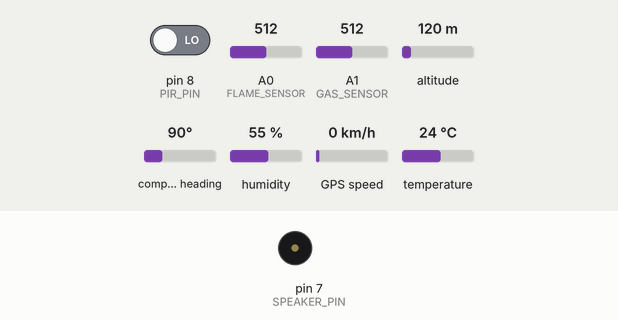
Simulated run of this sketch. Board: Arduino Uno, built with avr-gcc and run on an emulated ATmega328P. Shown: buzzer (waves = sounding). The test bench sets the inputs (shaded band); at power-on: A0 (FLAME_SENSOR) = 512, A1 (GAS_SENSOR) = 512, pin 8 (PIR_PIN) LOW, altitude 120 m, compass heading 90°, humidity 55 %, GPS speed 0 km/h, temperature 24 °C. The GPS gets a fix after 3 s at 37.7749, -122.4194 with 8 satellites; what the sketch prints to the serial monitor is not drawn.

Above: at 1.2 s.
1.3 s: A0 (FLAME_SENSOR) set to 210
5.5 s: A0 (FLAME_SENSOR) set to 184
At 6.5 s:
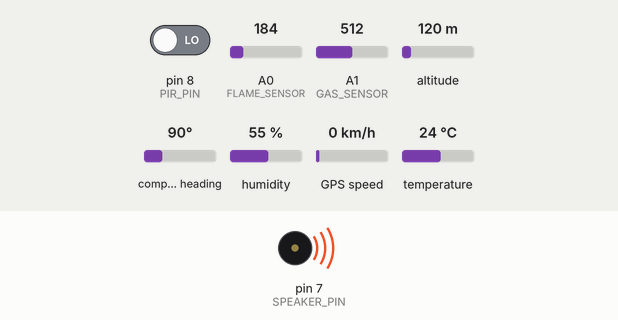
18.0 s: A1 (GAS_SENSOR) set to 795
20.7 s: A1 (GAS_SENSOR) set to 821
Timing chart, 0 to 23.7 s (numbered marks = the images above; inputs shaded):
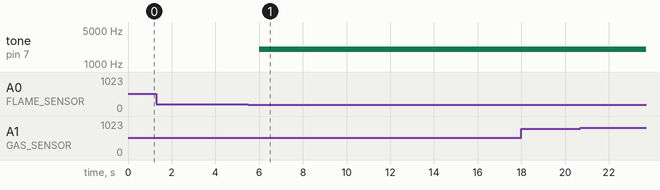

The sketch:

home_safety_node.ino
```cpp
#include <DHT.h>
#include <SoftwareSerial.h>
#include <TinyGPS++.h>
#include <SPI.h>
#include <MFRC522.h>

// Définitions des broches
#define DHTPIN 2          // Broche du capteur DHT22
#define DHTTYPE DHT22     // Type de capteur DHT
#define FLAME_SENSOR A0   // Broche du capteur de flamme
#define GAS_SENSOR A1     // Broche du capteur de gaz
#define PIR_PIN 8         // Broche du capteur PIR (HC-SR501)
#define VEN 12            // Broche de la ventilation
#define SPEAKER_PIN 7     // Broche du buzzer

// Broches pour le GPS NEO
#define GPS_RX 3          // Broche RX du GPS (connectée à TX du GPS)
#define GPS_TX 4          // Broche TX du GPS (connectée à RX du GPS)

// Broches pour le module RFID
#define RFID_SS_PIN 10
#define RFID_RST_PIN 9

// Initialisation des capteurs
DHT dht(DHTPIN, DHTTYPE);

// Initialisation de SoftwareSerial pour le GPS
SoftwareSerial gpsSerial(GPS_RX, GPS_TX);

// Initialisation de TinyGPS++
TinyGPSPlus gps;

// Initialisation du module RFID
MFRC522 rfid(RFID_SS_PIN, RFID_RST_PIN);

// Variables globales
float humidity, temperature;
int valeurGaz, valeurFlamme;
float tensionGaz, Rs;
bool mouvementDetecte = false;  // Variable pour le capteur de mouvement

// Constantes pour le calcul des gaz
#define RL 1000  // Résistance de charge
#define VCC 5.0  // Tension d'alimentation
#define RO 10.0  // Résistance de référence
#define M_CH4 -0.38
#define B_CH4 1.5
#define M_LPG -0.47
#define B_LPG 1.7
#define M_H2 -0.42
#define B_H2 1.6
#define M_CO -0.35
#define B_CO 1.3

float ppm_CH4, ppm_LPG, ppm_H2, ppm_CO;
bool flammeDetectee = false;
unsigned long previousMillis = 0;

void setup() {
    // Initialisation de la communication série
    Serial.begin(9600);
    Serial.println("Initialisation du système...");

    // Initialisation du capteur DHT
    Serial.println("Initialisation du capteur DHT...");
    dht.begin();
    Serial.println("Capteur DHT initialisé.");

    // Initialisation du GPS
    gpsSerial.begin(9600);
    Serial.println("GPS initialisé.");

    // Initialisation du module RFID
    SPI.begin();          // Initialisation du bus SPI
    rfid.PCD_Init();      // Initialisation du module RFID
    Serial.println("RFID initialisé.");

    // Configuration des broches
    pinMode(PIR_PIN, INPUT);      // Broche du capteur de mouvement en entrée
    pinMode(VEN, OUTPUT);
    pinMode(FLAME_SENSOR, INPUT);
    pinMode(SPEAKER_PIN, OUTPUT);  // Configuration de la broche du buzzer en sortie
    digitalWrite(VEN, LOW);

    Serial.println("Setup terminé.");
}

void loop() {
    unsigned long currentMillis = millis();

    // Exécuter toutes les 2000 ms (2 secondes)
    if (currentMillis - previousMillis >= 2000) {
        previousMillis = currentMillis;

        // Lecture des capteurs
        gaz();
        temp();
        flamme();
        mouvement();  // Lecture du capteur de mouvement

        // Lecture des données GPS
        lireGPS();

        // Lecture du RFID
        lireRFID();

        // Envoi des données sur le port série
        ser();
    }
}

// 🔥 Détection de flamme
void flamme() {
    valeurFlamme = analogRead(FLAME_SENSOR);
    flammeDetectee = (valeurFlamme < 200);

    if (flammeDetectee) {
        digitalWrite(VEN, HIGH);
        tone(SPEAKER_PIN, 2000);
    } else {
        digitalWrite(VEN, LOW);
        noTone(SPEAKER_PIN);
    }
}

// 💨 Détection de gaz
void gaz() {
    valeurGaz = analogRead(GAS_SENSOR);
    tensionGaz = valeurGaz * (VCC / 1023.0);
    Rs = ((VCC - tensionGaz) * RL) / tensionGaz;

    ppm_CH4 = pow(10, (M_CH4 * log10(Rs / RO) + B_CH4));
    ppm_LPG = pow(10, (M_LPG * log10(Rs / RO) + B_LPG));
    ppm_H2  = pow(10, (M_H2  * log10(Rs / RO) + B_H2));
    ppm_CO  = pow(10, (M_CO  * log10(Rs / RO) + B_CO));
}

// 🌡️ Température et humidité
void temp() {
    humidity = dht.readHumidity();
    temperature = dht.readTemperature();
    if (isnan(humidity) || isnan(temperature)) {
        Serial.println("Erreur de lecture du capteur DHT !");
    }
}

// 📡 Lecture des données GPS
void lireGPS() {
    while (gpsSerial.available() > 0) {
        char c = gpsSerial.read();
        if (gps.encode(c)) {  // Décodage des données GPS
            // Les données GPS sont stockées dans l'objet gps
        }
    }
}

// 🚶 Détection de mouvement
void mouvement() {
    mouvementDetecte = digitalRead(PIR_PIN) == HIGH;  // HIGH = mouvement détecté
}

// 🏷️ Lecture du RFID
void lireRFID() {
    // Vérifie si une nouvelle carte est détectée
    if (rfid.PICC_IsNewCardPresent() && rfid.PICC_ReadCardSerial()) {
        Serial.print("Carte RFID détectée. UID : ");
        String uid = "";
        for (byte i = 0; i < rfid.uid.size; i++) {
            uid += String(rfid.uid.uidByte[i] < 0x10 ? "0" : "");
            uid += String(rfid.uid.uidByte[i], HEX);
        }
        Serial.println(uid);  // Affiche l'UID de la carte

        // Liste des UIDs autorisés
        String uidsAutorises[] = {
            "4aedf803",  // UID de la première carte
            "b442ca01"   // UID de la deuxième carte
        };
        int nombreUidsAutorises = 2;  // Nombre d'UIDs dans la liste

        // Vérifie si l'UID est autorisé
        bool accesAutorise = false;
        for (int i = 0; i < nombreUidsAutorises; i++) {
            if (uid.equalsIgnoreCase(uidsAutorises[i])) {
                accesAutorise = true;
                break;
            }
        }

        // Affiche le résultat
        if (accesAutorise) {
            Serial.println("Accès donné ✅");
        } else {
            Serial.println("Accès refusé ❌");
        }

        rfid.PICC_HaltA();  // Arrête la communication avec la carte
    }
}

// 📡 Envoi des données série
void ser() {
    Serial.print("CH4: "); Serial.print(ppm_CH4, 1); Serial.print(" ppm, ");
    Serial.print("LPG: "); Serial.print(ppm_LPG, 1); Serial.print(" ppm, ");
    Serial.print("H2: "); Serial.print(ppm_H2, 1); Serial.print(" ppm, ");
    Serial.print("CO: "); Serial.print(ppm_CO, 1); Serial.print(" ppm, ");
    Serial.print("Hum: "); Serial.print(humidity); Serial.print(" %, ");
    Serial.print("Temp: "); Serial.print(temperature); Serial.print(" °C, ");
    Serial.print("Flamme: "); Serial.print(flammeDetectee ? "OUI" : "NON"); Serial.print(", ");
    Serial.print("Mouvement: "); Serial.print(mouvementDetecte ? "Détecté 🚶" : "Aucun mouvement"); Serial.print(", ");

    // Affichage des données GPS
    if (gps.location.isValid()) {
        Serial.print("Latitude: "); Serial.print(gps.location.lat(), 6); Serial.print(", ");
        Serial.print("Longitude: "); Serial.print(gps.location.lng(), 6); Serial.print(", ");
        Serial.print("Altitude: "); Serial.print(gps.altitude.meters()); Serial.print(" m, ");
        Serial.print("Vitesse: "); Serial.print(gps.speed.kmph()); Serial.print(" km/h, ");
        Serial.print("Satellites: "); Serial.print(gps.satellites.value());
    } else {
        Serial.print("GPS: Pas de signal");
    }

    Serial.println();
}
```

Measured:
- the behaviour switches between 200 and 199 on A0 (FLAME_SENSOR) (found by bisection; images 0 and 1)
- after the input at 5.5 s, tone on pin 7 (SPEAKER_PIN): silent → 2000 Hz after 0.51 s
- after the input at 18.0 s, every drawn part: stays the same
- after the input at 20.7 s, every drawn part: stays the same
